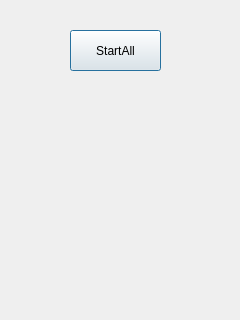
<?xml version="1.0" encoding="UTF-8"?>
<ui version="4.0">
 <class>StartServers</class>
 <widget class="QDialog" name="StartServers">
  <property name="geometry">
   <rect>
    <x>0</x>
    <y>0</y>
    <width>240</width>
    <height>320</height>
   </rect>
  </property>
  <property name="windowTitle">
   <string>Dialog</string>
  </property>
  <widget class="QPushButton" name="pushButton">
   <property name="geometry">
    <rect>
     <x>70</x>
     <y>30</y>
     <width>91</width>
     <height>41</height>
    </rect>
   </property>
   <property name="text">
    <string>StartAll</string>
   </property>
  </widget>
 </widget>
 <resources/>
 <connections/>
</ui>
